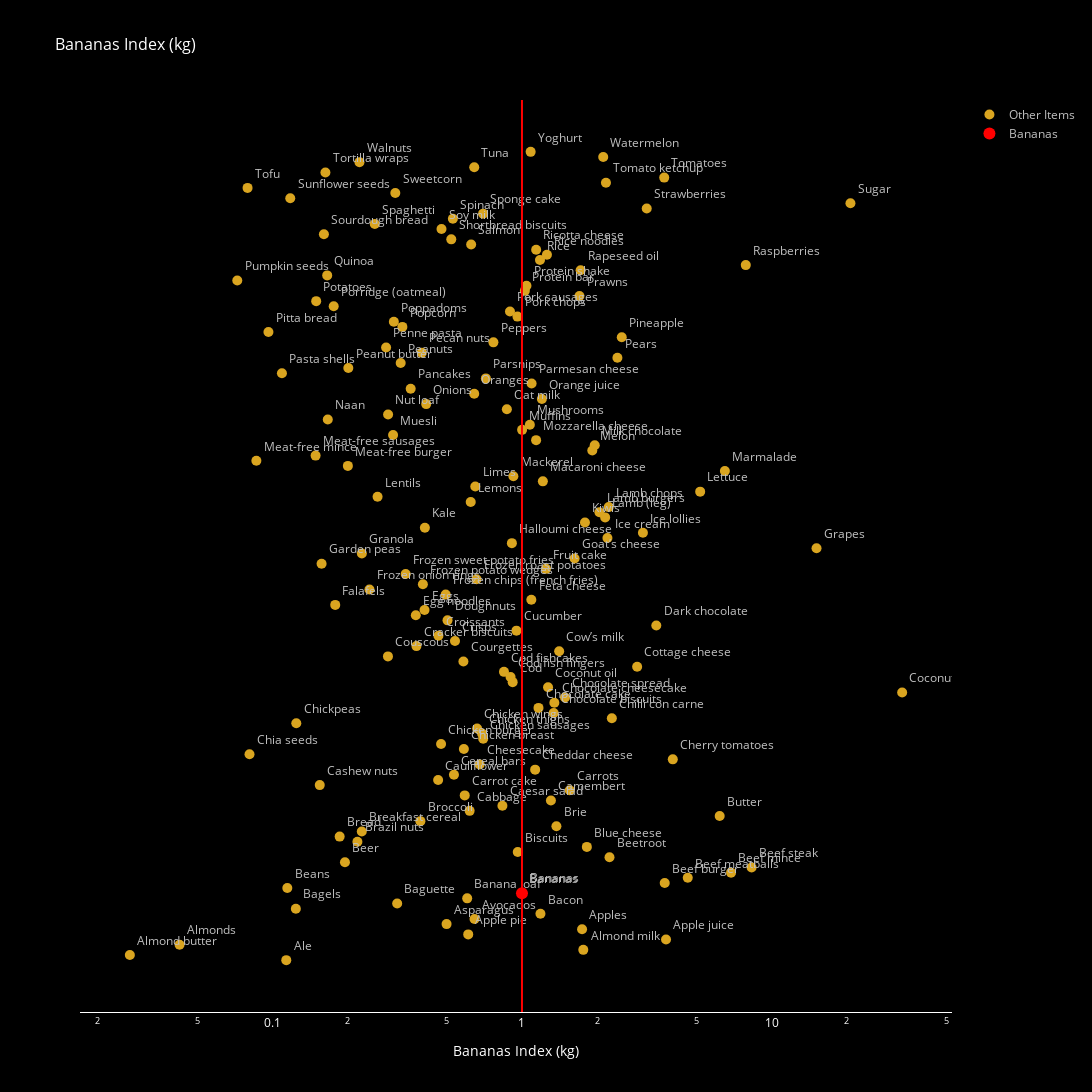

The notebook cell this image was saved under:
### Markdown cell above
## Emissions based on protein

### Code cell
entities = df['entity']
measure = df['Bananas index (100g protein)']
plot_emissions(entities, measure)

### Figure 1 — Plotly figure (JSON) as saved in the notebook; plotly's stock layout.template omitted (floating-point values rounded to 4 significant figures; data arrays with more than 128 entries replaced by an {"elided": "..."} marker saying what was removed)
{"data": [{"marker": {"color": "goldenrod", "size": 10}, "mode": "markers+text", "name": "Other Items", "text": {"elided": "158 str values"}, "textposition": "top right", "type": "scatter", "x": {"elided": "158 float values"}, "y": {"elided": "158 str values"}}, {"marker": {"color": "red", "size": 12}, "mode": "markers+text", "name": "Bananas", "text": ["Bananas"], "textposition": "top right", "type": "scatter", "x": [1], "y": ["Bananas"]}], "layout": {"font": {"color": "silver"}, "height": 1800, "paper_bgcolor": "black", "plot_bgcolor": "black", "shapes": [{"line": {"color": "red", "width": 2}, "type": "line", "x0": 1, "x1": 1, "xref": "x", "y0": 0, "y1": 1, "yref": "paper"}], "title": {"font": {"color": "white", "size": 16}, "text": "Bananas Index (kg)"}, "width": 1500, "xaxis": {"color": "white", "showgrid": false, "showline": true, "showticklabels": true, "title": {"font": {"color": "white", "size": 14}, "text": "Bananas Index (kg)"}, "type": "log", "zeroline": false}, "yaxis": {"showgrid": false, "showline": false, "showticklabels": false, "title": {"font": {"color": "white", "size": 14}}, "zeroline": false}}}
